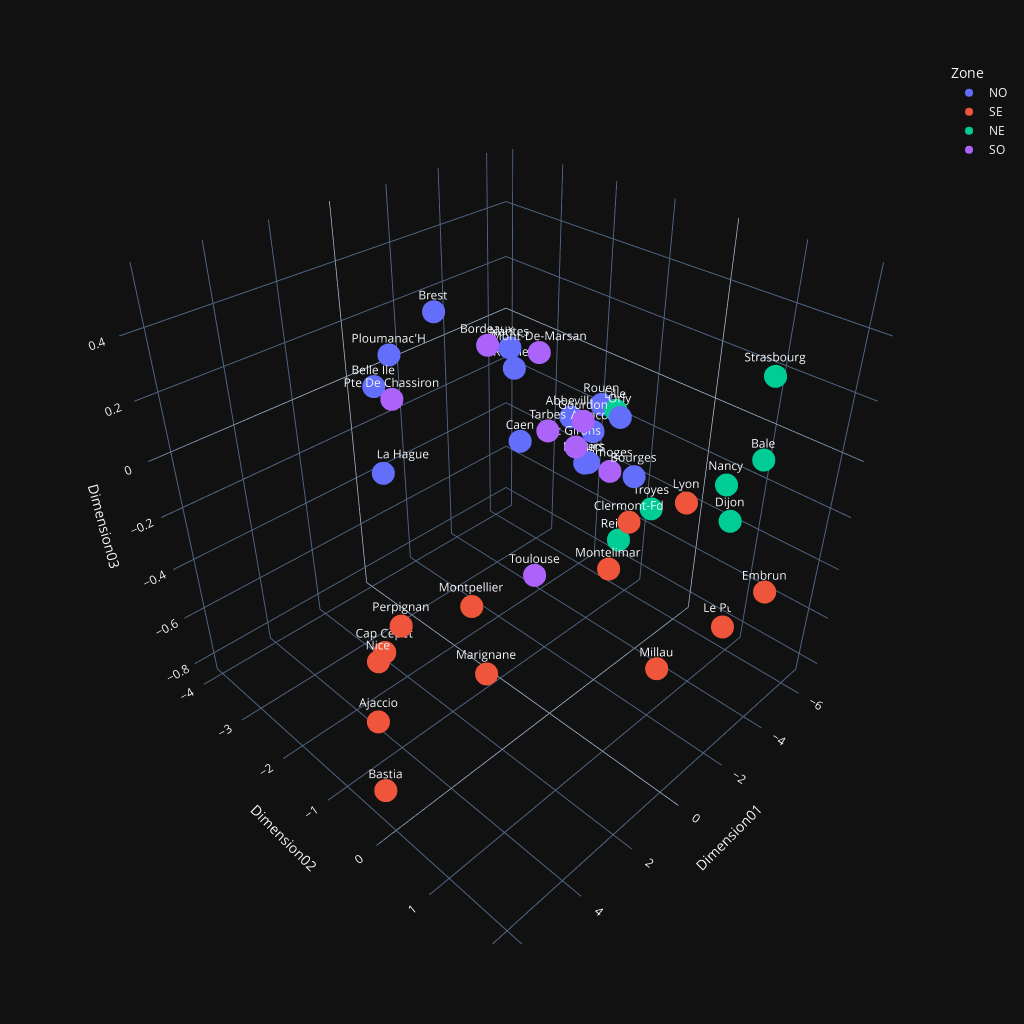

Here is the notebook cell this chart was saved with:
### Code cell
layout = go.Layout({"showlegend": False})

fig = px.scatter_3d(donnees3d.reset_index(), 
                    x='Dimension01', 
                    y='Dimension02', 
                    z='Dimension03',
                    color='Zone',
#                     size=100+donnees3d.reset_index().Altitude,
#                     symbol=donnees.CD23.cat.codes,
                    text='Nom',
                    width=1024,
                    height=1024,
                   )

fig.show()

### Figure 1 — Plotly figure (JSON) as saved in the notebook; plotly's stock layout.template omitted (floating-point values rounded to 4 significant figures)
{"data": [{"hovertemplate": "Zone=NO<br>Dimension01=%{x}<br>Dimension02=%{y}<br>Dimension03=%{z}<br>Nom=%{text}<extra></extra>", "legendgroup": "NO", "marker": {"color": "#636efa", "symbol": "circle"}, "mode": "markers+text", "name": "NO", "scene": "scene", "showlegend": true, "text": ["Abbeville", "Alencon", "Belle Ile", "Bourges", "Brest", "Caen", "Nantes", "Orly", "Ploumanac'H", "Poitiers", "Pte De La Hague", "Rennes", "Rouen", "Tours"], "x": [-2.984, -2.521, 0.7306, -0.8282, -1.81, -2.267, -0.04898, -0.9233, -0.8714, -0.7476, -0.7782, -0.8148, -3.17, -0.801], "y": [-1.067, -0.4827, -3.059, 0.8453, -3.168, -1.689, -0.8448, 0.5437, -3.658, 0.1133, -3.952, -1.128, -0.6165, 0.1501], "z": [0.003955, 0.03073, 0.09091, 0.09992, 0.2399, -0.1119, 0.3726, 0.2497, 0.08537, 0.07036, -0.3996, 0.2559, 0.08222, 0.07352], "type": "scatter3d"}, {"hovertemplate": "Zone=SE<br>Dimension01=%{x}<br>Dimension02=%{y}<br>Dimension03=%{z}<br>Nom=%{text}<extra></extra>", "legendgroup": "SE", "marker": {"color": "#EF553B", "symbol": "circle"}, "mode": "markers+text", "name": "SE", "scene": "scene", "showlegend": true, "text": ["Ajaccio", "Bastia", "Cap Cepet", "Clermont-Fd", "Embrun", "Le Puy", "Lyon", "Marignane", "Millau", "Montelimar", "Montpellier", "Nice", "Perpignan"], "x": [5.642, 6.164, 5.265, -0.8844, -3.442, -6.442, 0.287, 5.517, -3.019, 2.639, 4.932, 6.281, 5.987], "y": [-0.4019, -0.03725, -0.3912, 0.8047, 2.109, 0.7694, 1.959, 1.468, 0.7526, 1.857, 0.9665, 0.1419, 0.4108], "z": [-0.5206, -0.6899, -0.2844, -0.05847, -0.2976, -0.8303, 0.2006, -0.05274, -0.7804, 0.1289, 0.04278, -0.1622, -0.02588], "type": "scatter3d"}, {"hovertemplate": "Zone=NE<br>Dimension01=%{x}<br>Dimension02=%{y}<br>Dimension03=%{z}<br>Nom=%{text}<extra></extra>", "legendgroup": "NE", "marker": {"color": "#00cc96", "symbol": "circle"}, "mode": "markers+text", "name": "NE", "scene": "scene", "showlegend": true, "text": ["Bale", "Dijon", "Lille", "Nancy", "Reims", "Strasbourg", "Troyes"], "x": [-2.871, -2.118, -2.436, -3.694, -2.221, -2.124, -2.172], "y": [1.943, 1.838, -0.0998, 1.269, 0.1775, 2.116, 0.6747], "z": [0.1654, -0.002964, 0.1433, -0.03024, -0.2743, 0.4584, -0.09869], "type": "scatter3d"}, {"hovertemplate": "Zone=SO<br>Dimension01=%{x}<br>Dimension02=%{y}<br>Dimension03=%{z}<br>Nom=%{text}<extra></extra>", "legendgroup": "SO", "marker": {"color": "#ab63fa", "symbol": "circle"}, "mode": "markers+text", "name": "SO", "scene": "scene", "showlegend": true, "text": ["Bordeaux", "Gourdon", "Limoges", "Mont-De-Marsan", "Pte De Chassiron", "St Girons", "Tarbes", "Toulouse"], "x": [2.416, 0.2823, -1.735, 1.632, 1.931, -0.5307, -0.06364, 2.612], "y": [-0.00121, 0.4734, 0.1366, 0.379, -1.952, 0.04958, -0.2106, 0.8114], "z": [0.5447, 0.2863, -0.004771, 0.5262, 0.2, 0.1268, 0.1746, -0.02821], "type": "scatter3d"}], "layout": {"scene": {"domain": {"x": [0.0, 1.0], "y": [0.0, 1.0]}, "xaxis": {"title": {"text": "Dimension01"}}, "yaxis": {"title": {"text": "Dimension02"}}, "zaxis": {"title": {"text": "Dimension03"}}}, "legend": {"title": {"text": "Zone"}, "tracegroupgap": 0}, "margin": {"t": 60}, "height": 1024, "width": 1024}}
